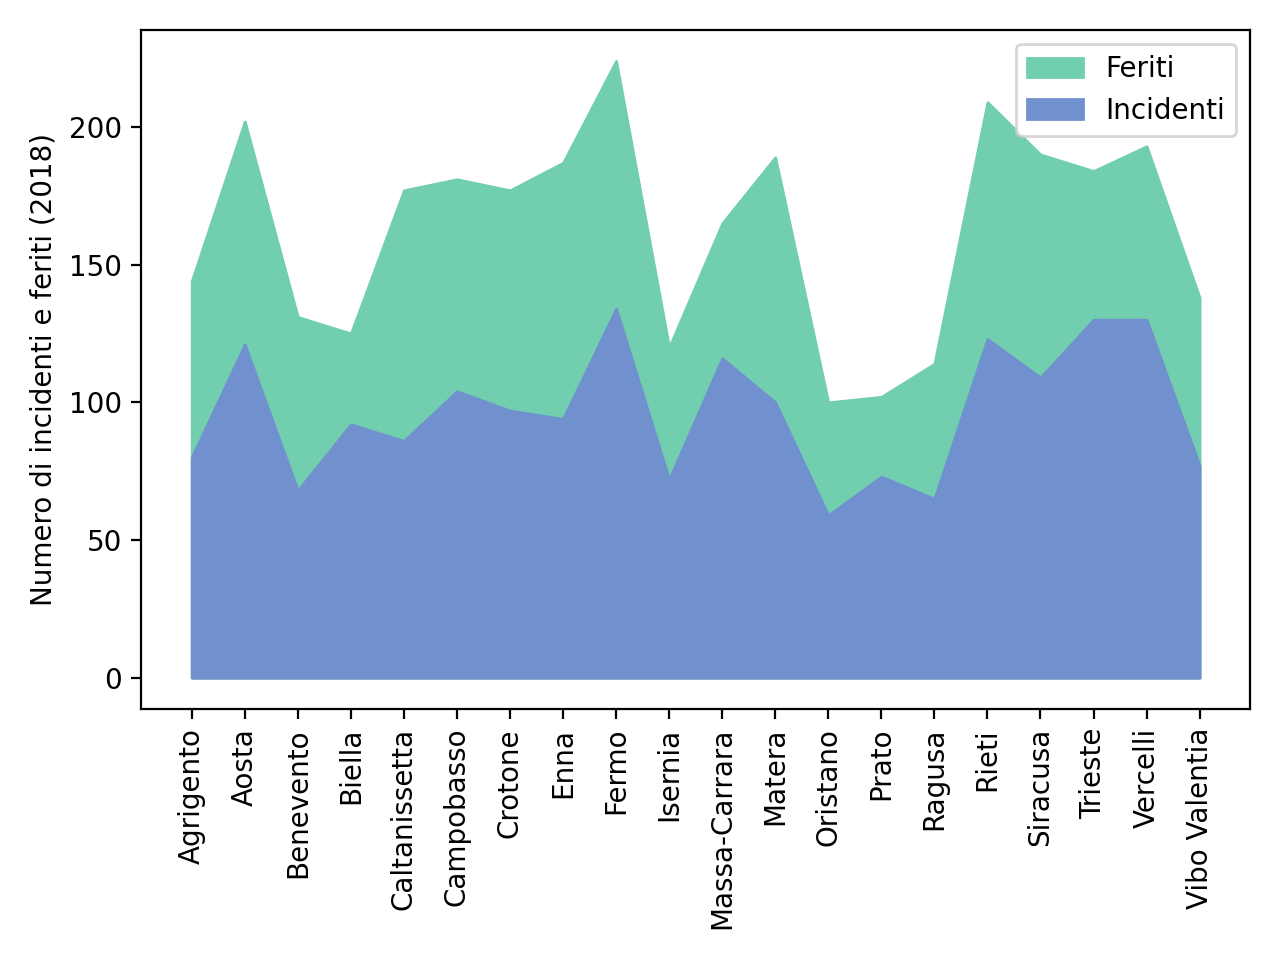

The script that drew this image:

import pandas as pd
import matplotlib.pyplot as plt

data = pd.read_csv("dataset/incidenti/aci/autostrade/comuni_2018.csv")

fields = ['INC', 'FER']

#print(len(data['PROVINCIA'].unique()))

# Il numero di feriti dipende dal numero di incidenti?
# E il numero di morti?

def sum_field_by_column(data, select, field_to_sum1, field_to_sum2): 
    dic = {}
    for f in data[select].unique(): 
        dic[f] = [
            data[data[select] == f][field_to_sum1].sum(), 
            data[data[select] == f][field_to_sum2].sum()
            ]

    return pd.DataFrame(dic)

provincia = sum_field_by_column(data, 'PROVINCIA', fields[0], fields[1]).transpose()
# Calcolo coeff. di correlazione
#print(provincia['FER'].corr(provincia['INC'])) = 0.9826611644228044
# Il coeff. di Pearson è molto vicino a 1, i due campioni sono strettamente correlati
#print(provincia['MOR'].corr(provincia['INC'])) = 0.8204903971483627
#print(provincia['MOR'].corr(provincia['FER'])) = 0.8332572834970239
# Correlazione più debole, ma comunque presente

provincia = provincia.sort_values(by=0).head(20).sort_index()
plt.fill_between(provincia.index, provincia[1],label='Feriti', color='#71ceaf')
plt.fill_between(provincia.index, provincia[0], label='Incidenti', color='#7190ce')
plt.legend()
plt.xticks(range(0,20), provincia.index, rotation=90)
plt.ylabel("Numero di incidenti e feriti (2018)")
plt.tight_layout()
plt.show()

# IMP: Roma e Milano sono outlier

# inc = data['INC']
# fer = data['FER']
# mor = data['MOR']

# print(inc.corr(fer))
# print(inc.corr(mor))
# print(fer.corr(mor))
